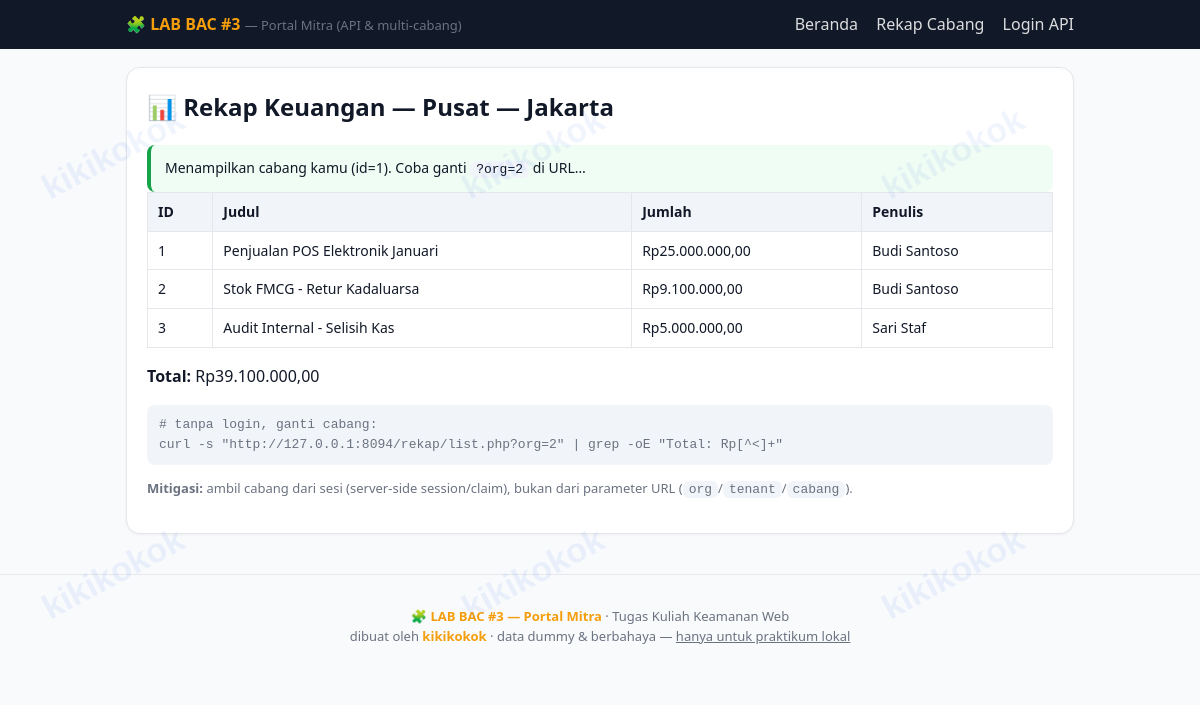
The app's page /rekap/list.php with its own data.
### tables this page shows
CREATE TABLE cabang (
  id   INT UNSIGNED AUTO_INCREMENT PRIMARY KEY,
  nama VARCHAR(60)  NOT NULL,
  kota VARCHAR(60)  NOT NULL
);

CREATE TABLE laporan (
  id        INT UNSIGNED AUTO_INCREMENT PRIMARY KEY,
  judul     VARCHAR(120) NOT NULL,
  jumlah    DECIMAL(14,2) NOT NULL,
  isi       TEXT NOT NULL,
  cabang_id INT UNSIGNED NOT NULL,
  penulis_id INT UNSIGNED NOT NULL,
  FOREIGN KEY (cabang_id)  REFERENCES cabang(id),
  FOREIGN KEY (penulis_id) REFERENCES users(id)
);

CREATE TABLE users (
  id       INT UNSIGNED AUTO_INCREMENT PRIMARY KEY,
  username VARCHAR(30) NOT NULL UNIQUE,
  password VARCHAR(64) NOT NULL,
  nama     VARCHAR(80) NOT NULL,
  role     ENUM('admin','kepala','staf') NOT NULL DEFAULT 'staf',
  cabang_id INT UNSIGNED NOT NULL,
  FOREIGN KEY (cabang_id) REFERENCES cabang(id)
);

### includes/koneksi.php (called while the page is built, shortened)
<?php
function e(mixed $v): string
{
    return htmlspecialchars((string)$v, ENT_QUOTES, 'UTF-8');
}

### rekap/list.php (the view, shortened to what this page needs)
<?php
require_once __DIR__ . '/../includes/koneksi.php';
require_once __DIR__ . '/../includes/header.php';
$org = (int)($_GET['org'] ?? 0);
if ($org < 1) {
    $org = 1;
}
$st = $pdo->prepare('SELECT id,nama,kota FROM cabang');
$st->execute();
$cabangs = $st->fetchAll();
$st = $pdo->prepare('SELECT l.*, u.nama AS penulis
                       FROM laporan l JOIN users u ON u.id=l.penulis_id
                      WHERE l.cabang_id=? ORDER BY l.id');
$st->execute([$org]);
$list = $st->fetchAll();
$total = 0;
foreach ($list as $r) { $total += (float)$r['jumlah']; }
$namaCabang = '';
foreach ($cabangs as $c) { if ((int)$c['id'] === $org) { $namaCabang = $c['nama'] . ' — ' . $c['kota']; } }
?>
<div class="card">
  <h2>📊 Rekap Keuangan — <?= e($namaCabang) ?></h2>
  <?php if ($org > 1): ?>
    <div class="danger">⚠️ Kamu melihat cabang <b><?= e((string)$org) ?></b> hanya dengan mengganti <code>?org=</code> — tidak ada cek kepemilikan tenant.</div>
  <?php else: ?>
    <div class="ok-box">Menampilkan cabang kamu (id=1). Coba ganti <code>?org=2</code> di URL…</div>
  <?php endif; ?>
  <table class="tbl">
    <thead><tr><th>ID</th><th>Judul</th><th>Jumlah</th><th>Penulis</th></tr></thead>
    <tbody>
      <?php foreach ($list as $r): ?>
      <tr>
        <td><?= (int)$r['id'] ?></td>
        <td><?= e($r['judul']) ?></td>
        <td>Rp<?= number_format((float)$r['jumlah'], 2, ',', '.') ?></td>
        <td><?= e($r['penulis']) ?></td>
      </tr>
      <?php endforeach; ?>
    </tbody>
  </table>
  <p><b>Total:</b> Rp<?= number_format($total, 2, ',', '.') ?></p>
  <pre class="muted"># tanpa login, ganti cabang:
curl -s "http://127.0.0.1:8094/rekap/list.php?org=2" | grep -oE "Total:</b> Rp[^<]+"</pre>
  <p class="muted"><b>Mitigasi:</b> ambil cabang dari sesi (server-side session/claim),
  bukan dari parameter URL (<code>org</code>/<code>tenant</code>/<code>cabang</code>).</p>
</div>
<?php require __DIR__ . '/../includes/footer.php'; ?>

### includes/header.php (shortened to what this page needs)
<?php
require_once __DIR__ . '/koneksi.php';
$base  = $base ?? '';
?>
<!doctype html>
<html lang="id">
<head>
<link rel="stylesheet" href="<?= $base ?>assets/style.css">
</head>
<body>
<div class="topbar">
  <div class="wrap">
    <div class="logo">🧩 <b>LAB BAC&nbsp;#3</b> <span class="muted">— Portal Mitra (API &amp; multi-cabang)</span></div>
    <nav>
      <a href="<?= $base ?>index.php">Beranda</a>
      <a href="<?= $base ?>rekap/list.php">Rekap Cabang</a>
      <a href="<?= $base ?>api/auth/token.php">Login API</a>
    </nav>
  </div>
</div>
<div class="wrap">

### includes/footer.php (shortened to what this page needs)
</div>
<div class="footer">
  <p>🧩 <b>LAB BAC #3 — Portal Mitra</b> · Tugas Kuliah Keamanan Web<br>
  dibuat oleh <b>kikikokok</b> · data dummy &amp; berbahaya — <u>hanya untuk praktikum lokal</u></p>
</div>
</body>
</html>

### assets/style.css (style rules this page uses)
:root { --hitam: #111827; --abu: #6b7280; --garis: #e5e7eb; --biru: #2563eb; --merah: #dc2626; --hijau: #16a34a; --kuning: #f59e0b; }
* { box-sizing: border-box; }
body { margin: 0; font-family: "Plus Jakarta Sans", "Segoe UI", system-ui, sans-serif; background: #f8fafc; color: var(--hitam); line-height: 1.55; }
body::before { content: ""; position: fixed; inset: 0; z-index: 9999; pointer-events: none; opacity: 0.07; }
.wrap { max-width: 980px; margin: 0 auto; padding: 0 16px; }
.topbar { background: #111827; color: #fff; padding: 12px 0; }
.topbar .wrap { display: flex; justify-content: space-between; align-items: center; gap: 12px; flex-wrap: wrap; }
.topbar a { color: #fff; text-decoration: none; }
.topbar nav a { margin-left: 14px; opacity: .85; color:#fff; }
.logo b { color: var(--kuning); }
.card { background: #fff; border: 1px solid var(--garis); border-radius: 14px; padding: 20px; margin: 18px 0; box-shadow: 0 1px 3px rgba(0,0,0,.05); }
.card h2 { margin-top: 0; }
table.tbl { width: 100%; border-collapse: collapse; }
.tbl th, .tbl td { border: 1px solid var(--garis); padding: 8px 10px; text-align: left; font-size: 14px; }
.tbl th { background: #f1f5f9; }
code, pre { background: #f1f5f9; font-size: 13px; }
code { padding: 1px 6px; border-radius: 6px; }
pre { padding: 10px 12px; border-radius: 8px; overflow-x: auto; }
.ok-box { border-left: 4px solid var(--hijau); background: #f0fdf4; padding: 12px 14px; border-radius: 8px; font-size: 14px; }
.muted { color: var(--abu); font-size: 13px; }
.footer { margin-top: 40px; padding: 18px 0; text-align: center; color: var(--abu); font-size: 13px; border-top: 1px solid var(--garis); }
.footer b { color: var(--kuning); }

### records on screen
cabang: namaCabang "Pusat — Jakarta"
laporan: id "1", judul "Penjualan POS Elektronik Januari", jumlah "25.000.000,00", penulis.nama "Budi Santoso"
laporan: id "2", judul "Stok FMCG - Retur Kadaluarsa", jumlah "9.100.000,00", penulis.nama "Budi Santoso"
laporan: id "3", judul "Audit Internal - Selisih Kas", jumlah "5.000.000,00", penulis.nama "Sari Staf"

### other values on screen
$total "39.100.000,00"
